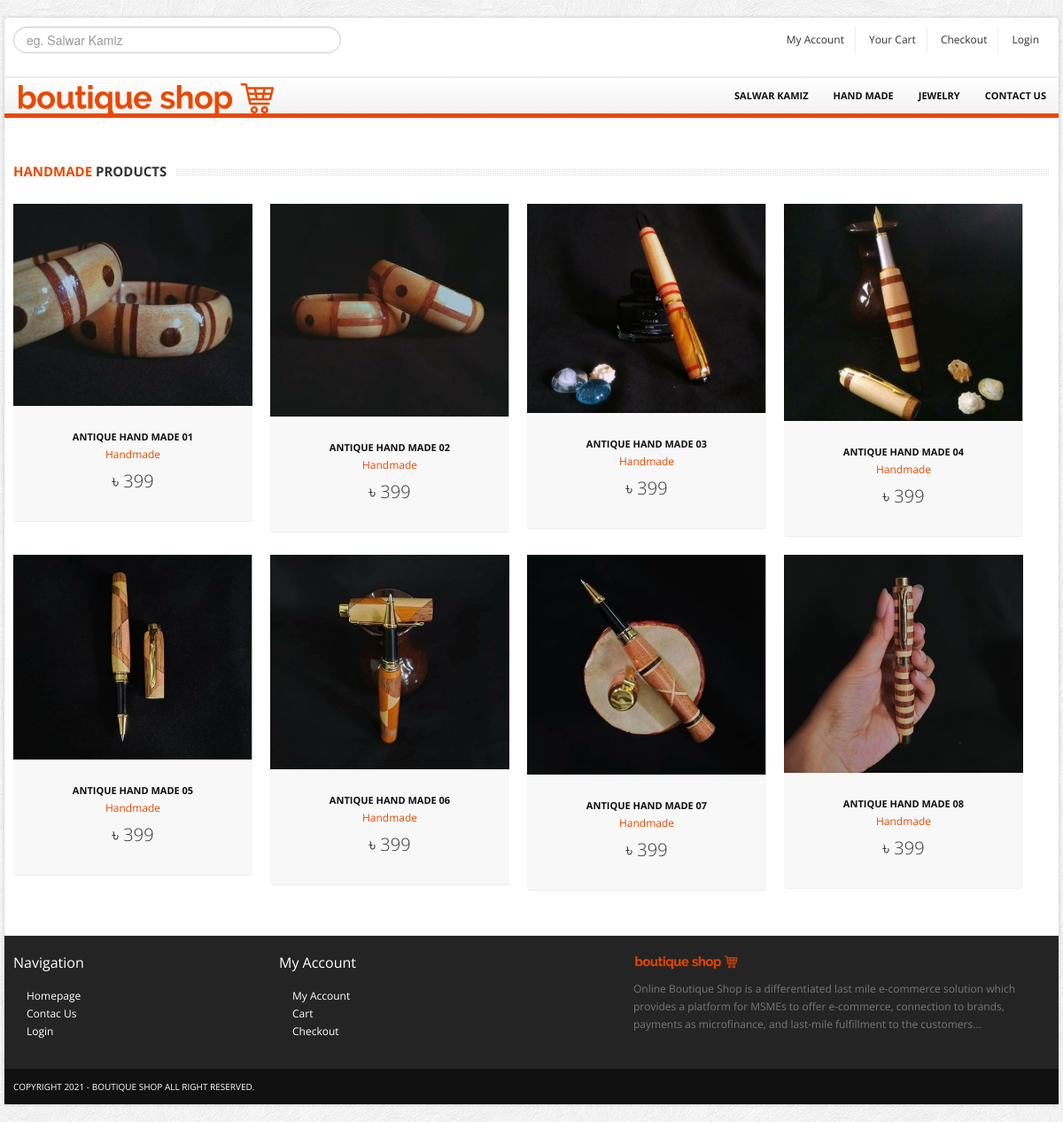
/hand_made.php, run on the app's committed database.
### tables this page shows
CREATE TABLE `product` (
  `id` int(11) NOT NULL,
  `name` varchar(100) NOT NULL,
  `description` text NOT NULL,
  `price` varchar(10) NOT NULL,
  `category` varchar(20) NOT NULL,
  `photo` text NOT NULL
);

### hand_made.php (the view, shortened to what this page needs)
<?php
	include 'db.php';
    $query              = "SELECT * FROM product WHERE category='Handmade'";
    $stmt               = $db->prepare($query);
    $result             = $stmt->execute();
?>
<!DOCTYPE html>
<html lang="en">
	<head>
		<link href="bootstrap/css/bootstrap.min.css" rel="stylesheet">
		<link href="bootstrap/css/bootstrap-responsive.min.css" rel="stylesheet">
		<link href="themes/css/bootstrappage.css" rel="stylesheet"/>
		<link href="themes/css/flexslider.css" rel="stylesheet"/>
		<link href="themes/css/main.css" rel="stylesheet"/>
	</head>
    <body>
		<div id="top-bar" class="container">
			<div class="row">
				<div class="span4" style="color: #000;">
					<form method="get" action="search.php">
						<input type="text" name="search" class="input-block-level search-query" Placeholder="eg. Salwar Kamiz">
					</form>
				</div>
				<div class="span8">
					<div class="account pull-right">
						<ul class="user-menu">
							<li><a href="profile.php">My Account</a></li>
							<li><a href="cart.php">Your Cart</a></li>
							<li><a href="checkout.php">Checkout</a></li>
							<li><a href="register.php">Login</a></li>
						</ul>
					</div>
				</div>
			</div>
		</div>
		<div id="wrapper" class="container">
			<section class="navbar main-menu">
				<div class="navbar-inner main-menu">
					<a href="index.php" class="logo pull-left"><img src="themes/images/logo.png" class="site_logo" alt=""></a>
					<nav id="menu" class="pull-right">
						<ul>
							<li><a href="salwar_kamiz.php">Salwar Kamiz</a></li>
							<li><a href="hand_made.php">Hand Made</a></li>
							<li><a href="jewelry.php">Jewelry</a></li>
							<li><a href="contact.php">Contact Us</a></li>
						</ul>
					</nav>
				</div>
			</section>
			<br><br>
			<section class="main-content">
				<div class="row">
					<div class="span12">
						<div class="row">
							<div class="span12">
								<h4 class="title">
									<span class="pull-left"><span class="text"><span class="line"><strong>HandMade</strong> Products</span></span></span>
								</h4>
								<div class="myCarousel carousel slide">
									<div class="carousel-inner">
										<div class="active item">
											<ul class="thumbnails">									<?php while($row  = $stmt->fetch()){?>
												<li class="span3">
													<div class="product-box">
														<span class="sale_tag"></span>
														<p><a href="product_details.php?pid=<?php echo $row['id'];?>"><img src="admin/assets/product-image/<?php echo $row['photo'];?>" alt="" /></a></p>
														<a href="product_details.php?pid=<?php echo $row['id'];?>" class="title"><?php echo $row['name'];?></a><br/>
														<a href="product_details.php?pid=<?php echo $row['id'];?>" class="category"><?php echo $row['category'];?></a>
														<p class="price">৳ <?php echo $row['price'];?></p>
													</div>
												</li>
												<?php } ?>
											</ul>
										</div>
									</div>
								</div>
							</div>
						</div>
					</div>
				</div>
			</section>
			<section id="footer-bar">
				<div class="row">
					<div class="span3">
						<h4>Navigation</h4>
						<ul class="nav">
							<li><a href="index.php">Homepage</a></li>
							<li><a href="contact.php">Contac Us</a></li>
							<li><a href="register.php">Login</a></li>
						</ul>
					</div>
					<div class="span4">
						<h4>My Account</h4>
						<ul class="nav">
							<li><a href="profile.php">My Account</a></li>
							<li><a href="cart.php">Cart</a></li>
							<li><a href="checkout.php">Checkout</a></li>
						</ul>
					</div>
					<div class="span5">
						<p class="logo"><img src="themes/images/logo.png" class="site_logo" alt=""></p>
						<p>Online Boutique Shop is a differentiated last mile e-commerce solution which provides a platform for MSMEs to offer e-commerce, connection to brands, payments as microfinance, and last-mile fulfillment to the customers...</p>
						<br/>
					</div>
				</div>
			</section>
			<section id="copyright">
				<span>Copyright 2021 - Boutique Shop  All right reserved.</span>
			</section>
		</div>
    </body>
</html>

### themes/css/main.css (style rules this page uses)
body { font-size: 12px; font-family: 'Open Sans', arial, tahoma, sans-serif; background:url(../images/bg.png) repeat 0 0 fixed; }
label, input, button, select, textarea { font-size: 12px; }
ul li a,a { color:#333; outline:0; -webkit-transition: all 0.2s linear; -moz-transition: all 0.2s linear; -o-transition: all 0.2s linear; -ms-transition: all 0.2s linear; transition: all 0.2s linear; }
a { color:#eb4800; }
.myCarousel.carousel { margin-bottom:0; }
#wrapper,#top-bar { background: #fff; margin: 20px auto 20px auto; box-shadow: 0px 0px 4px 0px rgba(0, 0, 0, 0.2); -moz-box-shadow: 0px 0px 4px 0px rgba(0, 0, 0, 0.2); -webkit-box-shadow: 0px 0px 4px 0px rgba(0, 0, 0, 0.2); padding:0px 10px; }
section.homepage-slider, section.navbar, section.google_map, section#footer-bar, section#copyright { margin-left: -10px; margin-right: -10px; }
#top-bar { background-color:#fff; padding:10px; margin: 20px auto -22px auto; -webkit-border-radius: 4px; -moz-border-radius: 4px; border-radius: 4px; }
#top-bar .user-menu { margin: 0; padding: 0; list-style: none; }
#top-bar .user-menu li { display: inline-block; *display: inline; zoom: 1; border-right: 1px solid #eee; padding: 5px 12px; }
#top-bar .user-menu li:last-child { border-right:0; }
section#footer-bar, section#copyright { padding:10px 10px; }
section#footer-bar { margin-top:20px; padding-top:10px; background-color:#242424; border-top:1px solid #ddd; color:#777; }
section#footer-bar p.logo { margin-top:10px; width:120px; }
section#footer-bar a { text-indent:15px; color:#fff; }
section#footer-bar .nav a { background: url(../images/trigger_right.png) no-repeat 5px 7px; }
section#footer-bar h4 { padding: 0; font-size: 16px; color: #fff; font-weight:normal; margin: 10px 0 18px; }
section#copyright { background-color:#111111; color:#fff; font-size:10px; text-transform:uppercase; }
section.navbar { margin-bottom:0; }
.navbar-inner.main-menu { height: 40px; padding-left:10px; padding-right:0; border-right: 0; border-left: 0; border-top: 0; border-bottom:5px solid #eb4800; -webkit-border-radius: 0; -moz-border-radius: 0; border-radius: 0; filter: none; }
.navbar-inner.main-menu a.logo { position:absolute; }
#menu > ul { display: block; margin-left:0; }
#menu > ul > li { list-style: none; float: left; position: relative; margin-right: 0px; }
#menu > ul > li > a { font-size: 11px; color: #111; display: block; text-transform: uppercase; font-weight: bold; text-align: center; padding: 10px 14px; }
.product-box { text-align:center; padding-bottom:15px; position: relative; background-color:#f8f8f8; border-radius: 4px; -moz-border-radius: 4px; -webkit-border-radius: 4px; border-bottom:1px solid #eee; }
.product-box span.sale_tag { background: url(../images/sprites.png) no-repeat scroll 0 0 transparent; height: 54px; position: absolute; width: 55px; z-index: 100; top:0; left:0; }
.product-box img { overflow:hidden; }
.product-box a.title { text-transform:uppercase; color:#111111; display:inline-block; font-weight:bold; font-size:11px; margin:15px 0 0px 0; }
.product-box a.category { color:#eb4800; }
.product-box p.price { font-size:20px; font-weight:300; padding:10px 0; }
h4.title { background: url(../images/line_bar.png) 0 8px repeat-x; padding-bottom:5px; margin-bottom:15px; overflow:hidden; text-transform:uppercase; font-size:15px; min-height:27px; width:100%; }
h4.title strong { color:#eb4800; }
h4.title span.text { background-color:#fff; padding-right:10px; }
._toggleMenu a { color:#fff; text-indent:10px; padding:5px 0; display:block; width:100%; }
._toggleMenu ul > li { text-transform:uppercase; }

### data on the page
product: photo (picture), name "ANTIQUE HAND MADE 01", category "Handmade", price "399"
product: photo (picture), name "ANTIQUE HAND MADE 02", category "Handmade", price "399"
product: photo (picture), name "ANTIQUE HAND MADE 03", category "Handmade", price "399"
product: photo (picture), name "ANTIQUE HAND MADE 04", category "Handmade", price "399"
product: photo (picture), name "ANTIQUE HAND MADE 05", category "Handmade", price "399"
product: photo (picture), name "ANTIQUE HAND MADE 06", category "Handmade", price "399"
product: photo (picture), name "ANTIQUE HAND MADE 07", category "Handmade", price "399"
product: photo (picture), name "ANTIQUE HAND MADE 08", category "Handmade", price "399"
